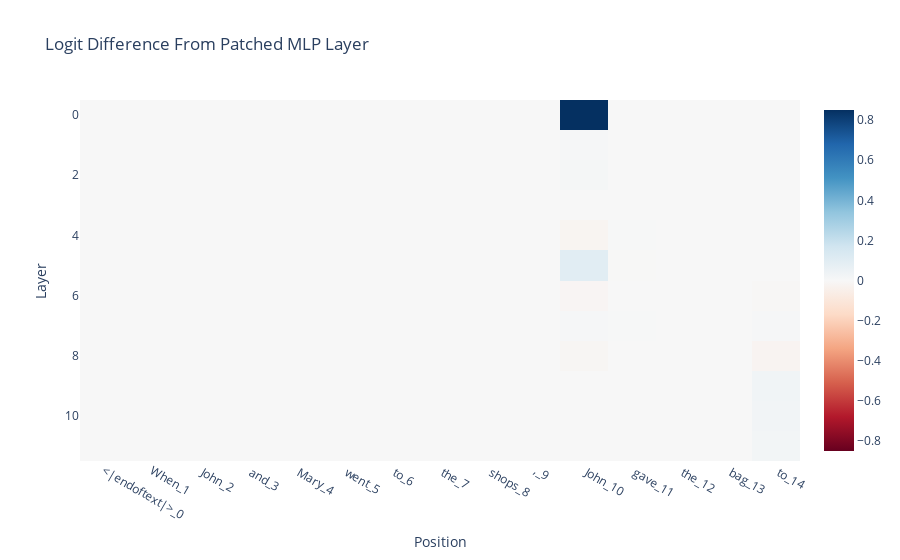

The notebook cell saved with this chart:
### Markdown cell above
In contrast, the MLP layers do not matter much. This makes sense, since this is more a task about moving information than about processing it, and the MLP layers specialise in processing information.

The one exception is MLP 0, which matters a lot, but I think this is misleading and just a generally true statement about MLP 0 rather than being about the circuit on this task.

<details> <summary>My takes on MLP0</summary> 
It's often observed on GPT-2 Small that MLP0 matters a lot, and that ablating it utterly destroys performance. My current best guess is that the first MLP layer is essentially acting as an extension of the embedding (for whatever reason) and that when later layers want to access the input tokens they mostly read in the output of the first MLP layer, rather than the token embeddings. Within this frame, the first attention layer doesn't do much. 

In this framing, it makes sense that MLP0 matters on the second subject token, because that's the one position with a different input token!

I'm not entirely sure why this happens, but I would guess that it's because the embedding and unembedding matrices in GPT-2 Small are the same. This is pretty unprincipled, as the tasks of embedding and unembedding tokens are <i>not</i> inverses, but this is common practice, and plausibly models want to dedicate some parameters to overcoming this. 

I only have suggestive evidence of this, and would love to see someone look into this properly!
</details>

### Code cell
imshow(
    patched_mlp_diff,
    x=prompt_position_labels,
    title="Logit Difference From Patched MLP Layer",
    labels={"x": "Position", "y": "Layer"},
)

### Figure 1 — Plotly figure (JSON) as saved in the notebook; plotly's stock layout.template omitted (floating-point values rounded to 4 significant figures; data arrays with more than 128 entries replaced by an {"elided": "..."} marker saying what was removed)
{"data": [{"coloraxis": "coloraxis", "hovertemplate": "Position: %{x}<br>Layer: %{y}<br>color: %{z}<extra></extra>", "name": "0", "type": "heatmap", "x": ["<|endoftext|>_0", "When_1", " John_2", " and_3", " Mary_4", " went_5", " to_6", " the_7", " shops_8", ",_9", " John_10", " gave_11", " the_12", " bag_13", " to_14"], "xaxis": "x", "yaxis": "y", "z": {"elided": "12x15 float values"}}], "layout": {"coloraxis": {"cmid": 0, "colorscale": [[0, "rgb(103,0,31)"], [0.1, "rgb(178,24,43)"], [0.2, "rgb(214,96,77)"], [0.3, "rgb(244,165,130)"], [0.4, "rgb(253,219,199)"], [0.5, "rgb(247,247,247)"], [0.6, "rgb(209,229,240)"], [0.7, "rgb(146,197,222)"], [0.8, "rgb(67,147,195)"], [0.9, "rgb(33,102,172)"], [1, "rgb(5,48,97)"]]}, "title": {"text": "Logit Difference From Patched MLP Layer"}, "xaxis": {"anchor": "y", "constrain": "domain", "domain": [0, 1], "scaleanchor": "y", "title": {"text": "Position"}}, "yaxis": {"anchor": "x", "autorange": "reversed", "constrain": "domain", "domain": [0, 1], "title": {"text": "Layer"}}}}
